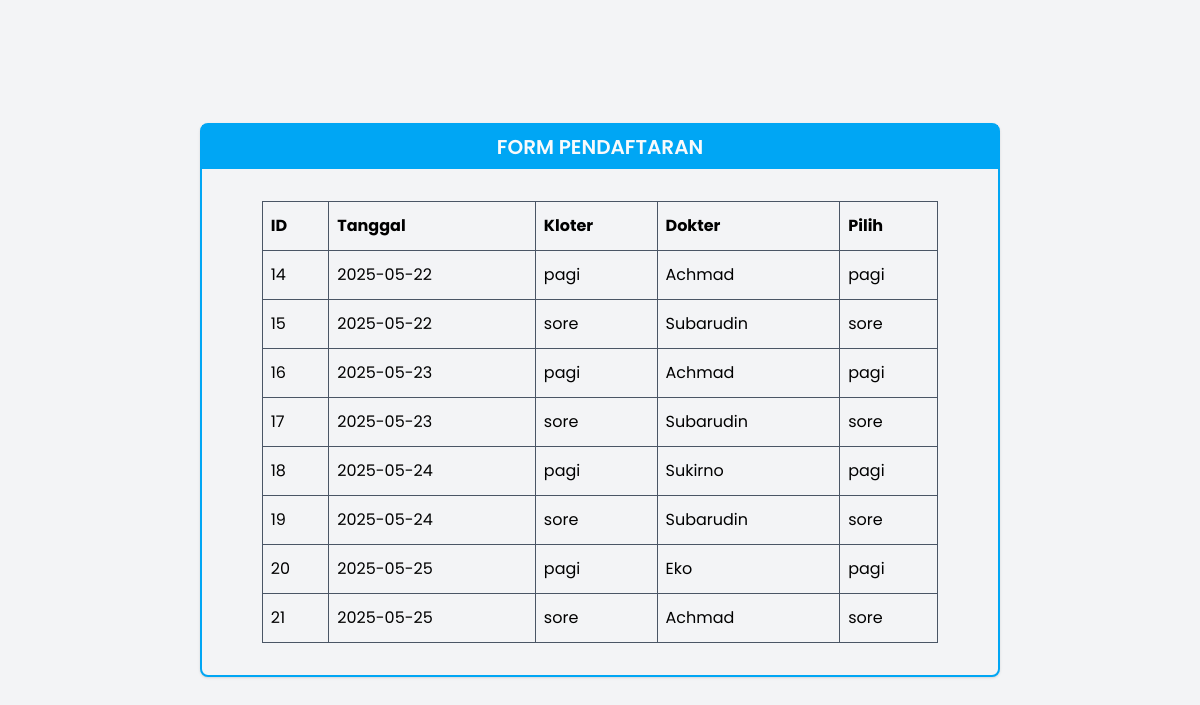
/pasien/jajalAntrian.php (signed in), run on the app's committed database.
### tables this page shows
CREATE TABLE `jadwal` (
  `id` int(11) NOT NULL,
  `tgl` date NOT NULL,
  `kloter` enum('pagi','sore') NOT NULL,
  `dokter` int(2) NOT NULL
);

### pasien/jajalAntrian.php (the view, shortened to what this page needs)
<?php
    include "../service/koneksi.php";
    $jadwal = "SELECT id, tgl, kloter, dokter FROM jadwal";
    $resultJadwal = mysqli_query($db, $jadwal);
    $tampil_jadwal = [];
    while ($row = mysqli_fetch_assoc($resultJadwal)) {
        $tampil_jadwal[] = $row;
    }
    $dokter_query = mysqli_query($db, "SELECT id, nama FROM dokter");
    $dokter_map = [];
    while ($d = mysqli_fetch_assoc($dokter_query)) {
        $dokter_map[$d['id']] = $d['nama'];
    }
?>
<!DOCTYPE html>
<html lang="en">
<head>
    <script src="https://cdn.jsdelivr.net/npm/@tailwindcss/browser@4"></script>
</head>
<body class="h-screen w-full flex items-center bg-gray-100">
    <div class="m-auto w-[800px] bg-gray-100 rounded-lg shadow-sm border-2 border-sky-500">
        <div class="flex justify-center bg-sky-500 py-2">
            <p class="text-xl font-semibold text-gray-50">FORM PENDAFTARAN</p>
        </div>
        <table class="w-[85%] m-auto my-8">
            <tr>
                <th class="border-gray-600 border-1 px-2 py-3 text-left">ID</th>
                <th class="border-gray-600 border-1 px-2 py-3 text-left">Tanggal</th>
                <th class="border-gray-600 border-1 px-2 py-3 text-left">Kloter</th>
                <th class="border-gray-600 border-1 px-2 py-3 text-left">Dokter</th>
                <th class="border-gray-600 border-1 px-2 py-3 text-left">Pilih</th>
            </tr>
            <?php foreach ($tampil_jadwal as $item): ?>
                <tr>
                    <td class="border-gray-600 border-1 px-2 py-3"><?= $item['id']; ?></td>
                    <td class="border-gray-600 border-1 px-2 py-3"><?= $item['tgl']; ?></td>
                    <td class="border-gray-600 border-1 px-2 py-3"><?= $item['kloter']; ?></td>
                    <td class="border-gray-600 border-1 px-2 py-3">
                        <?= isset($dokter_map[$item['dokter']]) ? $dokter_map[$item['dokter']] : 'Tidak diketahui'; ?>
                    </td>
                    <td class="border-gray-600 border-1 px-2"><?= $item['kloter']; ?></td>
                </tr>
            <?php endforeach; ?>
    </table>
    </div>
</body>
</html>

### pasien/jajalAntrian.php (style rules this page uses)
* { font-family: "Poppins", sans-serif; }

### data on the page
jadwal: id "14", tgl "2025-05-22", kloter "pagi", dokter "Achmad"
jadwal: id "15", tgl "2025-05-22", kloter "sore", dokter "Subarudin"
jadwal: id "16", tgl "2025-05-23", kloter "pagi", dokter "Achmad"
jadwal: id "17", tgl "2025-05-23", kloter "sore", dokter "Subarudin"
jadwal: id "18", tgl "2025-05-24", kloter "pagi", dokter "Sukirno"
jadwal: id "19", tgl "2025-05-24", kloter "sore", dokter "Subarudin"
jadwal: id "20", tgl "2025-05-25", kloter "pagi", dokter "Eko"
jadwal: id "21", tgl "2025-05-25", kloter "sore", dokter "Achmad"
